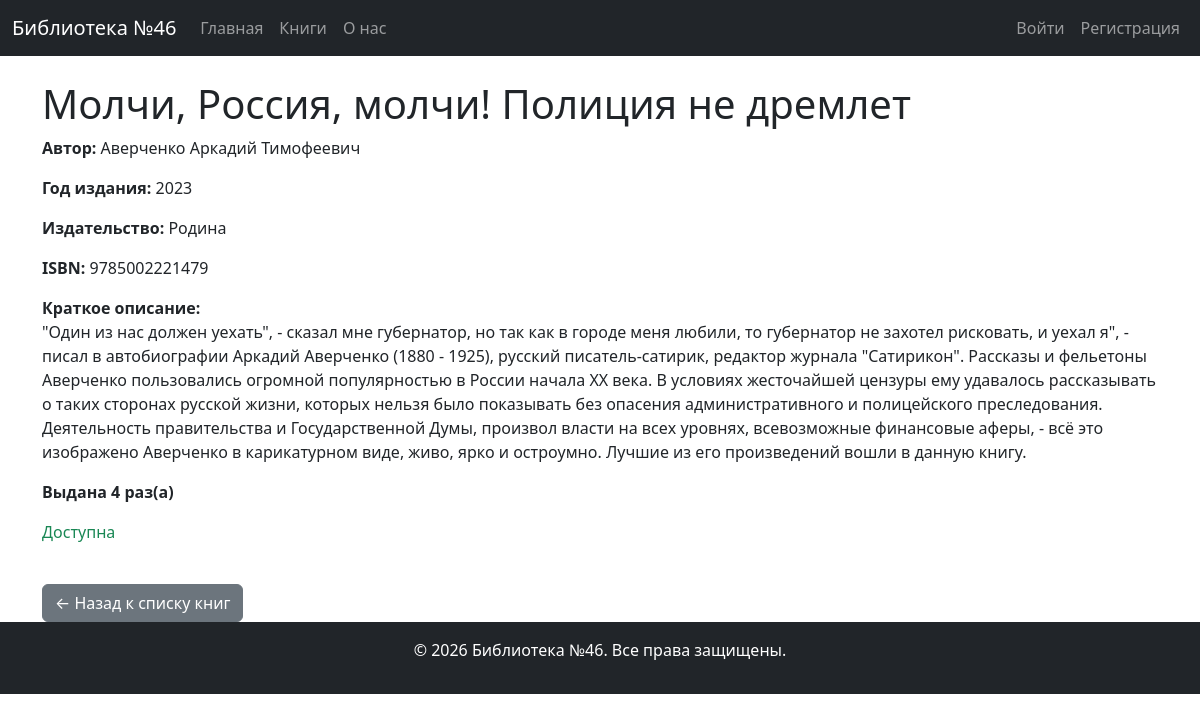
/book/11/, run on an earlier commit of the app's database.
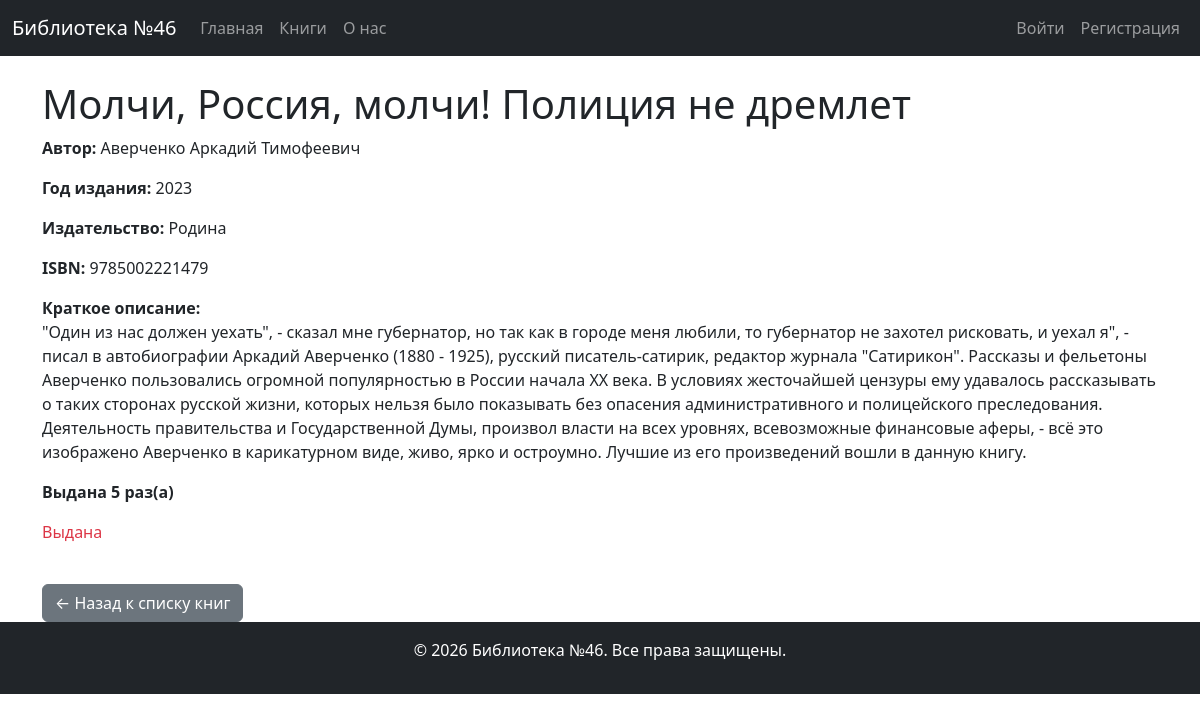
And on a later commit of the database.
### lib_app/models.py (models this page shows, shortened)
class Book(models.Model):
    title = models.CharField(max_length=255)
    author = models.ForeignKey(
        Author, on_delete=models.SET_NULL, related_name="books", null=True, blank=True
    )
    publisher = models.ForeignKey(
        Publisher,
        on_delete=models.SET_NULL,
        related_name="books",
        null=True,
        blank=True,
    )
    isbn = models.CharField(
        max_length=13, null=True, blank=True  # ISBN должен содержать ровно 13 цифр
    )
    year = models.PositiveIntegerField(
        null=True,
        blank=True,
        validators=[
            MinValueValidator(1),  # Год должен быть ≥ 1
            MaxValueValidator(datetime.now().year),  # Не больше текущего года
        ],
    )
    short_description = models.TextField(default="", null=True, blank=True)
    key_words = models.TextField(default="", null=True, blank=True)
    available = models.BooleanField(default=True)  # доступна ли для выдачи
    times_of_issued = models.PositiveIntegerField(default=0)  # сколько раз выдана книга

class Author(models.Model):
    name = models.CharField(max_length=200)
    date_of_birth = models.DateField(null=True, blank=True)
    date_of_death = models.DateField(null=True, blank=True)
    class Meta:
        ordering = ["name"]
    def __str__(self):
        return self.name

class Publisher(models.Model):
    name = models.CharField("Название издательства", max_length=64, unique=True)
    class Meta:
        verbose_name = "Издательство"
        verbose_name_plural = "Издательства"
        ordering = ["name"]
    def __str__(self):
        return self.name

### lib_app/views.py (the view)
# urls.py: path("book/<int:pk>/", BookDetailView.as_view(), name="book_detail"),
class BookDetailView(DetailView):
    model = Book
    def get_context_data(self, **kwargs):
        context = super().get_context_data(**kwargs)
        context["title"] = f'Книга "{self.object.title}"'
        return context

### lib_app/templates/lib_app/book_detail.html (shortened to what this page needs)
{% extends "base.html" %}
{% block content %}
    <h1>{{ book.title }}</h1>
    <p><strong>Автор:</strong> {{ book.author }}</p>
    {% if book.year %}
        <p><strong>Год издания:</strong> {{ book.year }}</p>
    {% else %}
        <p><strong>Год издания:</strong> неизвестен</p>
    {% endif %}
    {% if book.publisher %}
        <p><strong>Издательство:</strong> {{ book.publisher }}</p>
    {% endif %}
    {% if book.isbn %}
        <p><strong>ISBN:</strong> {{ book.isbn }}</p>
    {% endif %}
    {% if book.short_description %}
        <p><strong>Краткое описание:</strong><br>{{ book.short_description }}</p>
    {% endif %}
    <p><strong>Выдана {{ book.times_of_issued }} раз(а)</strong></p>
    {% if book.available %}
        <span class="text-success">Доступна</span>
    {% else %}
        <span class="text-danger">Выдана</span>
    {% endif %}
    <a href="{% url 'book_list' %}" class="btn btn-secondary mt-3">← Назад к списку книг</a>
{% endblock %}

What changed in the data, as far as the page shows it:
changed Book "Молчи, Россия, молчи! Полиция не дремлет": times_of_issued "4" → "5"; available True → False (drawn)
Also different on the page:
text no longer shown: "Доступна"
text now shown: "Выдана"
